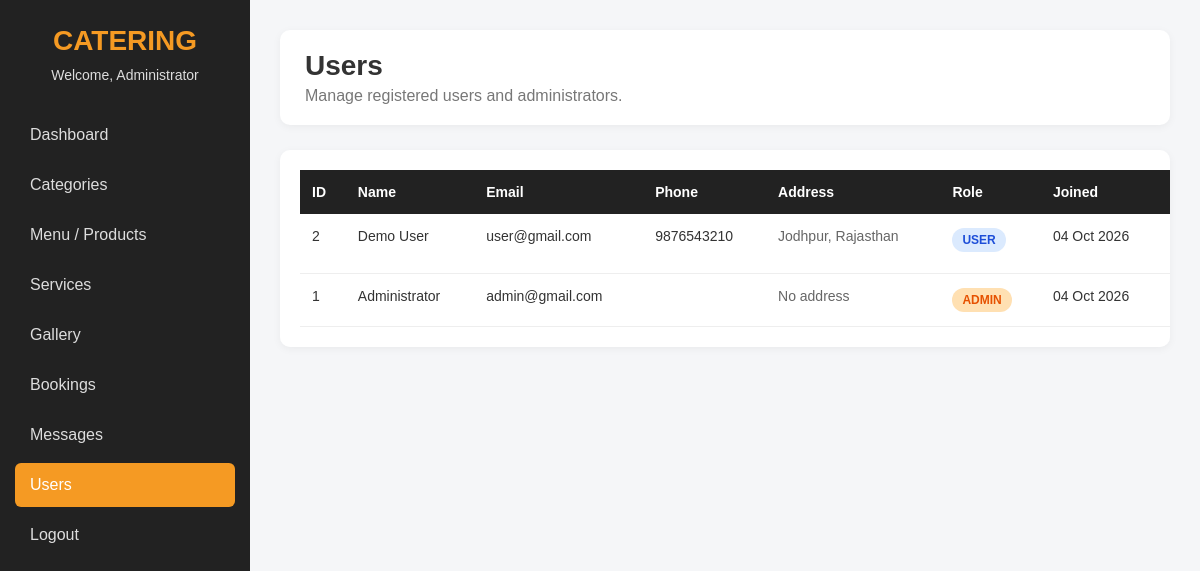
The page /admin/users.php (signed in) on the database its author committed.
### tables this page shows
CREATE TABLE `users` (
  `id` INT UNSIGNED NOT NULL AUTO_INCREMENT,
  `name` VARCHAR(100) NOT NULL,
  `email` VARCHAR(150) NOT NULL,
  `password` VARCHAR(255) NOT NULL,
  `phone` VARCHAR(30) DEFAULT NULL,
  `address` TEXT DEFAULT NULL,
  `role` ENUM('user','admin') NOT NULL DEFAULT 'user',
  `created_at` TIMESTAMP NOT NULL DEFAULT CURRENT_TIMESTAMP,
  PRIMARY KEY (`id`),
  UNIQUE KEY `uq_users_email` (`email`)
);

### admin/users.php (the view, shortened to what this page needs)
<?php
include "../db.php";
$result = $conn->query("
    SELECT id, name, email, phone, address, role, created_at
    FROM users
    ORDER BY id DESC
");
?>
<!DOCTYPE html>
<html lang="en">
<head>
</head>
<body>
<div class="layout">
    <aside class="sidebar">
        <div class="logo">
            CATERING
        </div>
        <div class="welcome">
            Welcome,
            <?php echo htmlspecialchars($_SESSION["admin_name"]); ?>
        </div>
        <a href="dashboard.php">
            Dashboard
        </a>
        <a href="categories.php">
            Categories
        </a>
        <a href="products.php">
            Menu / Products
        </a>
        <a href="services.php">
            Services
        </a>
        <a href="gallery.php">
            Gallery
        </a>
        <a href="bookings.php">
            Bookings
        </a>
        <a href="messages.php">
            Messages
        </a>
        <a href="users.php" class="active">
            Users
        </a>
        <a href="logout.php">
            Logout
        </a>
    </aside>
    <main class="main">
        <div class="topbar">
            <h1>Users</h1>
            <p>
                Manage registered users and administrators.
            </p>
        </div>
        <div class="table-box">
            <?php if ($result && $result->num_rows > 0): ?>
                <table>
                    <thead>
                        <tr>
                            <th>ID</th>
                            <th>Name</th>
                            <th>Email</th>
                            <th>Phone</th>
                            <th>Address</th>
                            <th>Role</th>
                            <th>Joined</th>
                            <th>Action</th>
                        </tr>
                    </thead>
                    <tbody>
                    <?php while ($row = $result->fetch_assoc()): ?>
                        <tr>
                            <td>
                                <?php echo $row["id"]; ?>
                            </td>
                            <td>
                                <?php echo htmlspecialchars($row["name"]); ?>
                            </td>
                            <td>
                                <?php echo htmlspecialchars($row["email"]); ?>
                            </td>
                            <td>
                                <?php echo htmlspecialchars($row["phone"] ?? ""); ?>
                            </td>
                            <td>
                                <div class="address">
                                    <?php
                                    echo !empty($row["address"])
                                        ? htmlspecialchars($row["address"])
                                        : "No address";
                                    ?>
                                </div>
                            </td>
                            <td>
                                <?php if ($row["role"] === "admin"): ?>
                                    <span class="role admin-role">
                                        ADMIN
                                    </span>
                                <?php else: ?>
                                    <span class="role user-role">
                                        USER
                                    </span>
                                <?php endif; ?>
                            </td>
                            <td>
                                <?php
                                echo date(
                                    "d M Y",
                                    strtotime($row["created_at"])
                                );
                                ?>
                            </td>
                            <td>
                            </td>
                        </tr>
                    <?php endwhile; ?>
                    </tbody>
                </table>
            <?php else: ?>
                <div class="empty">
                    No users found.
                </div>
            <?php endif; ?>
        </div>
    </main>
</div>
</body>
</html>

### admin/users.php (style rules this page uses)
* { margin: 0; padding: 0; box-sizing: border-box; }
body { font-family: Arial, sans-serif; background: #f5f6f8; color: #333; }
.layout { display: flex; min-height: 100vh; }
.sidebar { width: 250px; background: #222; color: white; padding: 25px 15px; position: fixed; left: 0; top: 0; bottom: 0; }
.logo { text-align: center; font-size: 28px; font-weight: bold; color: #f59a23; margin-bottom: 10px; }
.welcome { text-align: center; color: #ddd; font-size: 14px; margin-bottom: 30px; }
.sidebar a { display: block; color: #ddd; text-decoration: none; padding: 13px 15px; margin-bottom: 6px; border-radius: 6px; transition: 0.3s; }
.sidebar a:hover, .sidebar a.active { background: #f59a23; color: white; }
.main { margin-left: 250px; width: calc(100% - 250px); padding: 30px; }
.topbar { background: white; padding: 20px 25px; border-radius: 10px; margin-bottom: 25px; box-shadow: 0 2px 8px rgba(0,0,0,0.05); }
.topbar h1 { font-size: 28px; margin-bottom: 5px; }
.topbar p { color: #777; }
.table-box { background: white; border-radius: 10px; padding: 20px; box-shadow: 0 2px 8px rgba(0,0,0,0.05); overflow-x: auto; }
table { width: 100%; border-collapse: collapse; min-width: 1000px; }
th { background: #222; color: white; padding: 14px 12px; text-align: left; font-size: 14px; }
td { padding: 14px 12px; border-bottom: 1px solid #eee; vertical-align: top; font-size: 14px; }
.role { display: inline-block; padding: 5px 10px; border-radius: 20px; font-size: 12px; font-weight: bold; }
.admin-role { background: #ffe0b2; color: #e65100; }
.user-role { background: #dbeafe; color: #1d4ed8; }
.address { max-width: 220px; word-break: break-word; color: #666; }

### rows shown on the page
users: id "2", name "Demo User", email "user@gmail.com", phone "9876543210", address "Jodhpur, Rajasthan", role "USER", created_at "04 Oct 2026"
users: id "1", name "Administrator", email "admin@gmail.com", shows "No address", role "ADMIN", created_at "04 Oct 2026"

### other values the page prints
$_SESSION["admin_name"] "Administrator"
